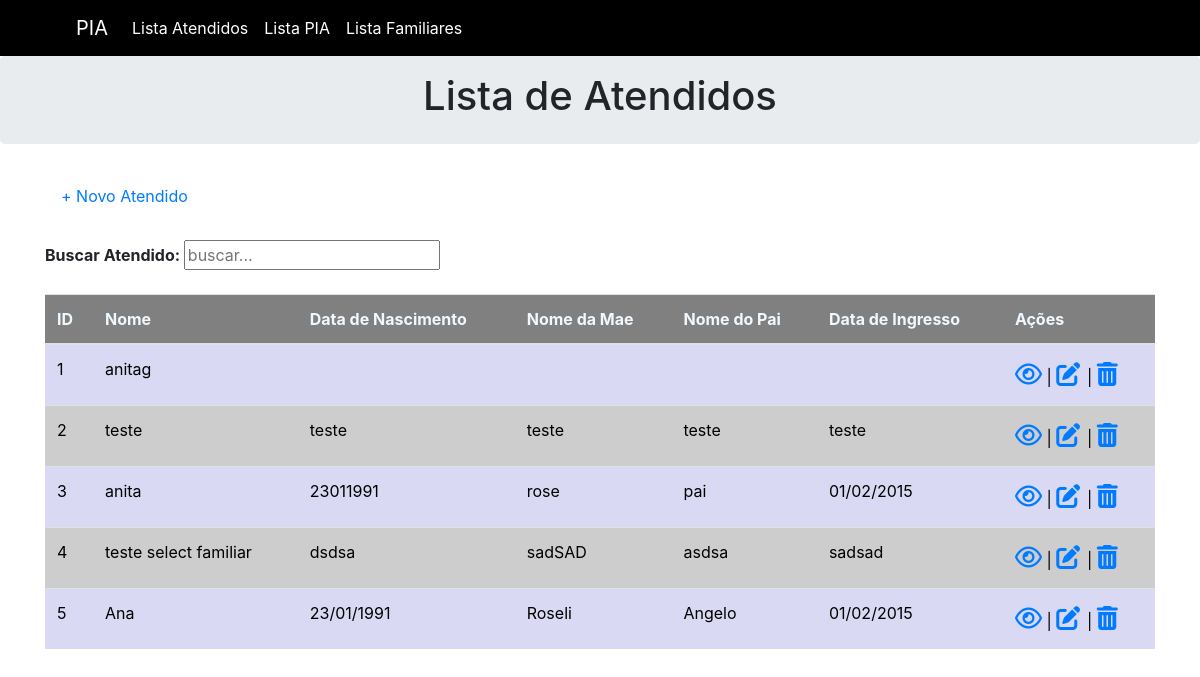
The page / on the database its author committed.
### models.py (models this page shows, shortened)
class Paciente(db.Model):
    __tablename__ = "pacientes"
    id = db.Column('id', db.Integer, primary_key=True)
    nome = db.Column(db.String(150))
    dtNasc = db.Column(db.String(150))
    nomeMae = db.Column(db.String(150))
    nomePai = db.Column(db.String(150))
    dataIngresso = db.Column(db.String(150))
    servicoOrigem = db.Column(db.String(150))
    recebeBeneficio = db.Column(db.String(150))
    cep = db.Column(db.String(150))
    rua = db.Column(db.String(150))
    numero = db.Column(db.String(150))
    complemento = db.Column(db.String(150))

### app.py (the view)
@app.route('/')
def RetrieveList():
    pacientes = Paciente.query.all()
    return render_template('listPacientes.html',pacientes = pacientes)

### app.py (called while the page is built)
@app.before_request
def create_table():
    db.create_all()

### templates/listPacientes.html (shortened to what this page needs)
{% extends 'base.html' %}
{% block body %}
<div class="jumbotron p-3">
    <div class="well text-center">
 <h1> Lista de Atendidos</h1>
    </div>
</div>
<div class="container">
    <div>
     <a class="nav-link"  href="/create">+ Novo Atendido</a>
    </div>
    <br>
    <b>Buscar Atendido:
          <input id="busca" type="text"
                 placeholder="buscar...">
        </b>
    <br><br>
 <table class="table">
     <thead style="background-color: gray;color: aliceblue;">
        <th>ID</th>
        <th>Nome</th>
        <th>Data de Nascimento</th>
        <th>Nome da Mae</th>
        <th>Nome do Pai</th>
        <th>Data de Ingresso</th>
        <th>Ações</th>
    </thead>
   <tbody id="tablePacientes">
    {% for p in pacientes %}
    <tr
    {% if loop.index %2==0 %}
    style="background-color:RGB(205,205,205);color:black;"
    {% else %}
    style="background-color:RGB(217,217,243);color:black;"
    {% endif %}
    ><td>{{ loop.index }}</td>
    <td>{{p.nome}}</td>
    <td>{{p.dtNasc}}</td>
    <td>{{p.nomeMae}}</td>
    <td>{{p.nomePai}}</td>
    <td>{{p.dataIngresso}}</td>
    <td>
        <span style="font-size: 24px;color:red;">
          <a href="/{{p.id}}"> <i class="fa-regular fa-eye"></i></a></span> |
        <span style="font-size: 24px;color:white;">
       <a href="{{p.id}}/edit"> <i class="fas fa-edit"></i></a> </span>
        | <span style="font-size: 24px;color:red;">
          <a href="{{p.id}}/delete"> <i class="fas fa-trash-alt"></i></a></span>
    </td>
    {% endfor %}
   </tbody>
 </table>
</div>
{% endblock %}

### rows shown on the page
Paciente: nome "anitag"
Paciente: nome "teste", dtNasc "teste", nomeMae "teste", nomePai "teste", dataIngresso "teste"
Paciente: nome "anita", dtNasc "23011991", nomeMae "rose", nomePai "pai", dataIngresso "01/02/2015"
Paciente: nome "teste select familiar", dtNasc "dsdsa", nomeMae "sadSAD", nomePai "asdsa", dataIngresso "sadsad"
Paciente: nome "Ana", dtNasc "23/01/1991", nomeMae "Roseli", nomePai "Angelo", dataIngresso "01/02/2015"
